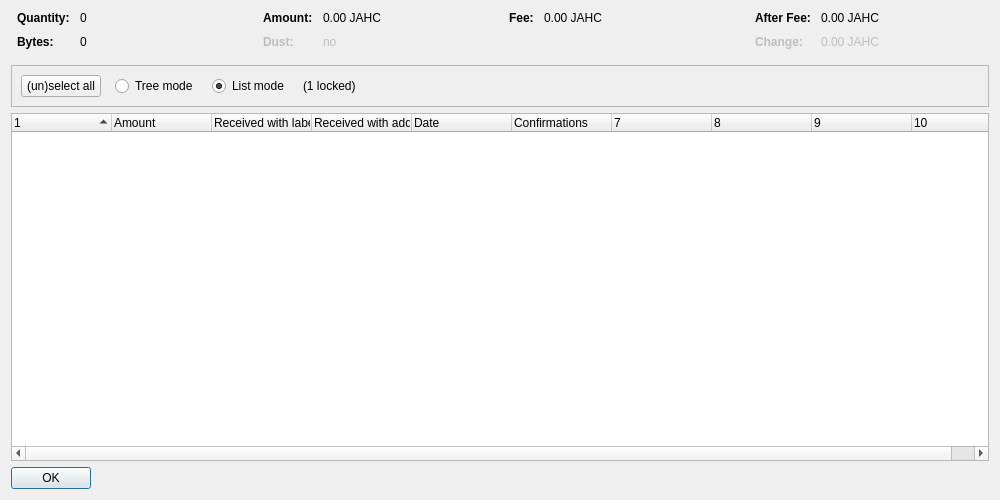
<?xml version="1.0" encoding="UTF-8"?>
<ui version="4.0">
 <class>CoinControlDialog</class>
 <widget class="QDialog" name="CoinControlDialog">
  <property name="geometry">
   <rect>
    <x>0</x>
    <y>0</y>
    <width>1000</width>
    <height>500</height>
   </rect>
  </property>
  <property name="windowTitle">
   <string>Coin Selection</string>
  </property>
  <layout class="QVBoxLayout" name="verticalLayout">
   <item>
    <layout class="QHBoxLayout" name="horizontalLayoutTop" stretch="0,0,0,0">
     <property name="topMargin">
      <number>0</number>
     </property>
     <property name="bottomMargin">
      <number>10</number>
     </property>
     <item>
      <layout class="QFormLayout" name="formLayoutCoinControl1">
       <property name="horizontalSpacing">
        <number>10</number>
       </property>
       <property name="verticalSpacing">
        <number>10</number>
       </property>
       <property name="leftMargin">
        <number>6</number>
       </property>
       <property name="rightMargin">
        <number>6</number>
       </property>
       <item row="0" column="0">
        <widget class="QLabel" name="labelCoinControlQuantityText">
         <property name="font">
          <font>
           <weight>75</weight>
           <bold>true</bold>
          </font>
         </property>
         <property name="text">
          <string>Quantity:</string>
         </property>
        </widget>
       </item>
       <item row="0" column="1">
        <widget class="QLabel" name="labelCoinControlQuantity">
         <property name="cursor">
          <cursorShape>IBeamCursor</cursorShape>
         </property>
         <property name="contextMenuPolicy">
          <enum>Qt::ActionsContextMenu</enum>
         </property>
         <property name="text">
          <string notr="true">0</string>
         </property>
         <property name="textInteractionFlags">
          <set>Qt::LinksAccessibleByMouse|Qt::TextSelectableByKeyboard|Qt::TextSelectableByMouse</set>
         </property>
        </widget>
       </item>
       <item row="1" column="0">
        <widget class="QLabel" name="labelCoinControlBytesText">
         <property name="font">
          <font>
           <weight>75</weight>
           <bold>true</bold>
          </font>
         </property>
         <property name="text">
          <string>Bytes:</string>
         </property>
        </widget>
       </item>
       <item row="1" column="1">
        <widget class="QLabel" name="labelCoinControlBytes">
         <property name="cursor">
          <cursorShape>IBeamCursor</cursorShape>
         </property>
         <property name="contextMenuPolicy">
          <enum>Qt::ActionsContextMenu</enum>
         </property>
         <property name="text">
          <string notr="true">0</string>
         </property>
         <property name="textInteractionFlags">
          <set>Qt::LinksAccessibleByMouse|Qt::TextSelectableByKeyboard|Qt::TextSelectableByMouse</set>
         </property>
        </widget>
       </item>
      </layout>
     </item>
     <item>
      <layout class="QFormLayout" name="formLayoutCoinControl2">
       <property name="horizontalSpacing">
        <number>10</number>
       </property>
       <property name="verticalSpacing">
        <number>10</number>
       </property>
       <property name="leftMargin">
        <number>6</number>
       </property>
       <property name="rightMargin">
        <number>6</number>
       </property>
       <item row="0" column="0">
        <widget class="QLabel" name="labelCoinControlAmountText">
         <property name="font">
          <font>
           <weight>75</weight>
           <bold>true</bold>
          </font>
         </property>
         <property name="text">
          <string>Amount:</string>
         </property>
        </widget>
       </item>
       <item row="0" column="1">
        <widget class="QLabel" name="labelCoinControlAmount">
         <property name="cursor">
          <cursorShape>IBeamCursor</cursorShape>
         </property>
         <property name="contextMenuPolicy">
          <enum>Qt::ActionsContextMenu</enum>
         </property>
         <property name="text">
          <string notr="true">0.00 JAHC</string>
         </property>
         <property name="textInteractionFlags">
          <set>Qt::LinksAccessibleByMouse|Qt::TextSelectableByKeyboard|Qt::TextSelectableByMouse</set>
         </property>
        </widget>
       </item>
       <item row="1" column="0">
        <widget class="QLabel" name="labelCoinControlLowOutputText">
         <property name="enabled">
          <bool>false</bool>
         </property>
         <property name="font">
          <font>
           <weight>75</weight>
           <bold>true</bold>
          </font>
         </property>
         <property name="text">
          <string>Dust:</string>
         </property>
        </widget>
       </item>
       <item row="1" column="1">
        <widget class="QLabel" name="labelCoinControlLowOutput">
         <property name="enabled">
          <bool>false</bool>
         </property>
         <property name="cursor">
          <cursorShape>IBeamCursor</cursorShape>
         </property>
         <property name="contextMenuPolicy">
          <enum>Qt::ActionsContextMenu</enum>
         </property>
         <property name="text">
          <string notr="true">no</string>
         </property>
         <property name="textInteractionFlags">
          <set>Qt::LinksAccessibleByMouse|Qt::TextSelectableByKeyboard|Qt::TextSelectableByMouse</set>
         </property>
        </widget>
       </item>
      </layout>
     </item>
     <item>
      <layout class="QFormLayout" name="formLayoutCoinControl3">
       <property name="horizontalSpacing">
        <number>10</number>
       </property>
       <property name="verticalSpacing">
        <number>10</number>
       </property>
       <property name="leftMargin">
        <number>6</number>
       </property>
       <property name="rightMargin">
        <number>6</number>
       </property>
       <item row="0" column="0">
        <widget class="QLabel" name="labelCoinControlFeeText">
         <property name="font">
          <font>
           <weight>75</weight>
           <bold>true</bold>
          </font>
         </property>
         <property name="text">
          <string>Fee:</string>
         </property>
        </widget>
       </item>
       <item row="0" column="1">
        <widget class="QLabel" name="labelCoinControlFee">
         <property name="cursor">
          <cursorShape>IBeamCursor</cursorShape>
         </property>
         <property name="contextMenuPolicy">
          <enum>Qt::ActionsContextMenu</enum>
         </property>
         <property name="text">
          <string notr="true">0.00 JAHC</string>
         </property>
         <property name="textInteractionFlags">
          <set>Qt::LinksAccessibleByMouse|Qt::TextSelectableByKeyboard|Qt::TextSelectableByMouse</set>
         </property>
        </widget>
       </item>
      </layout>
     </item>
     <item>
      <layout class="QFormLayout" name="formLayoutCoinControl4">
       <property name="horizontalSpacing">
        <number>10</number>
       </property>
       <property name="verticalSpacing">
        <number>10</number>
       </property>
       <property name="leftMargin">
        <number>6</number>
       </property>
       <property name="rightMargin">
        <number>6</number>
       </property>
       <item row="0" column="0">
        <widget class="QLabel" name="labelCoinControlAfterFeeText">
         <property name="font">
          <font>
           <weight>75</weight>
           <bold>true</bold>
          </font>
         </property>
         <property name="text">
          <string>After Fee:</string>
         </property>
        </widget>
       </item>
       <item row="0" column="1">
        <widget class="QLabel" name="labelCoinControlAfterFee">
         <property name="cursor">
          <cursorShape>IBeamCursor</cursorShape>
         </property>
         <property name="contextMenuPolicy">
          <enum>Qt::ActionsContextMenu</enum>
         </property>
         <property name="text">
          <string notr="true">0.00 JAHC</string>
         </property>
         <property name="textInteractionFlags">
          <set>Qt::LinksAccessibleByMouse|Qt::TextSelectableByKeyboard|Qt::TextSelectableByMouse</set>
         </property>
        </widget>
       </item>
       <item row="1" column="0">
        <widget class="QLabel" name="labelCoinControlChangeText">
         <property name="enabled">
          <bool>false</bool>
         </property>
         <property name="font">
          <font>
           <weight>75</weight>
           <bold>true</bold>
          </font>
         </property>
         <property name="text">
          <string>Change:</string>
         </property>
        </widget>
       </item>
       <item row="1" column="1">
        <widget class="QLabel" name="labelCoinControlChange">
         <property name="enabled">
          <bool>false</bool>
         </property>
         <property name="cursor">
          <cursorShape>IBeamCursor</cursorShape>
         </property>
         <property name="contextMenuPolicy">
          <enum>Qt::ActionsContextMenu</enum>
         </property>
         <property name="text">
          <string notr="true">0.00 JAHC</string>
         </property>
         <property name="textInteractionFlags">
          <set>Qt::LinksAccessibleByMouse|Qt::TextSelectableByKeyboard|Qt::TextSelectableByMouse</set>
         </property>
        </widget>
       </item>
      </layout>
     </item>
    </layout>
   </item>
   <item>
    <widget class="QFrame" name="frame">
     <property name="minimumSize">
      <size>
       <width>0</width>
       <height>40</height>
      </size>
     </property>
     <property name="frameShape">
      <enum>QFrame::StyledPanel</enum>
     </property>
     <property name="frameShadow">
      <enum>QFrame::Sunken</enum>
     </property>
     <layout class="QHBoxLayout" name="horizontalLayout">
      <item>
       <layout class="QHBoxLayout" name="horizontalLayoutPanel" stretch="0,0,0,0,0">
        <property name="spacing">
         <number>14</number>
        </property>
        <item>
         <widget class="QPushButton" name="pushButtonSelectAll">
          <property name="sizePolicy">
           <sizepolicy hsizetype="Maximum" vsizetype="Fixed">
            <horstretch>0</horstretch>
            <verstretch>0</verstretch>
           </sizepolicy>
          </property>
          <property name="text">
           <string>(un)select all</string>
          </property>
          <property name="autoDefault">
           <bool>false</bool>
          </property>
         </widget>
        </item>
        <item>
         <widget class="QRadioButton" name="radioTreeMode">
          <property name="sizePolicy">
           <sizepolicy hsizetype="Maximum" vsizetype="Fixed">
            <horstretch>0</horstretch>
            <verstretch>0</verstretch>
           </sizepolicy>
          </property>
          <property name="text">
           <string>Tree mode</string>
          </property>
         </widget>
        </item>
        <item>
         <widget class="QRadioButton" name="radioListMode">
          <property name="sizePolicy">
           <sizepolicy hsizetype="Maximum" vsizetype="Fixed">
            <horstretch>0</horstretch>
            <verstretch>0</verstretch>
           </sizepolicy>
          </property>
          <property name="text">
           <string>List mode</string>
          </property>
          <property name="checked">
           <bool>true</bool>
          </property>
         </widget>
        </item>
        <item>
         <widget class="QLabel" name="labelLocked">
          <property name="text">
           <string notr="true">(1 locked)</string>
          </property>
         </widget>
        </item>
        <item>
         <spacer name="horizontalSpacer">
          <property name="orientation">
           <enum>Qt::Horizontal</enum>
          </property>
          <property name="sizeHint" stdset="0">
           <size>
            <width>40</width>
            <height>20</height>
           </size>
          </property>
         </spacer>
        </item>
       </layout>
      </item>
     </layout>
    </widget>
   </item>
   <item>
    <widget class="CoinControlTreeWidget" name="treeWidget">
     <property name="contextMenuPolicy">
      <enum>Qt::CustomContextMenu</enum>
     </property>
     <property name="sortingEnabled">
      <bool>false</bool>
     </property>
     <property name="columnCount">
      <number>10</number>
     </property>
     <attribute name="headerShowSortIndicator" stdset="0">
      <bool>true</bool>
     </attribute>
     <attribute name="headerStretchLastSection">
      <bool>false</bool>
     </attribute>
     <column>
      <property name="text">
       <string/>
      </property>
     </column>
     <column>
      <property name="text">
       <string>Amount</string>
      </property>
     </column>
     <column>
      <property name="text">
       <string>Received with label</string>
      </property>
     </column>
     <column>
      <property name="text">
       <string>Received with address</string>
      </property>
     </column>
     <column>
      <property name="text">
       <string>Date</string>
      </property>
     </column>
     <column>
      <property name="text">
       <string>Confirmations</string>
      </property>
      <property name="toolTip">
       <string>Confirmed</string>
      </property>
     </column>
     <column>
      <property name="text">
       <string/>
      </property>
     </column>
     <column>
      <property name="text">
       <string/>
      </property>
     </column>
     <column>
      <property name="text">
       <string/>
      </property>
     </column>
     <column>
      <property name="text">
       <string/>
      </property>
     </column>
    </widget>
   </item>
   <item>
    <widget class="QDialogButtonBox" name="buttonBox">
     <property name="sizePolicy">
      <sizepolicy hsizetype="Maximum" vsizetype="Fixed">
       <horstretch>0</horstretch>
       <verstretch>0</verstretch>
      </sizepolicy>
     </property>
     <property name="orientation">
      <enum>Qt::Horizontal</enum>
     </property>
     <property name="standardButtons">
      <set>QDialogButtonBox::Ok</set>
     </property>
    </widget>
   </item>
  </layout>
 </widget>
 <customwidgets>
  <customwidget>
   <class>CoinControlTreeWidget</class>
   <extends>QTreeWidget</extends>
   <header>qt/coincontroltreewidget.h</header>
  </customwidget>
 </customwidgets>
 <resources/>
 <connections/>
</ui>
